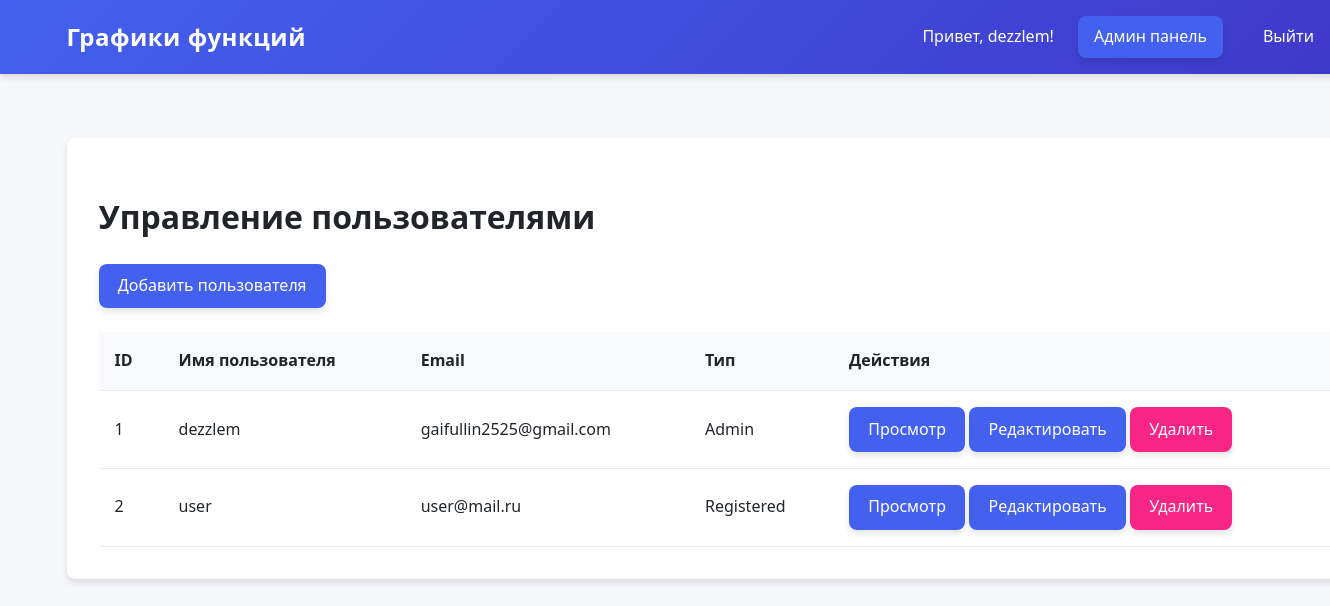
Page /admin-panel/users/ (signed in) on the earlier database version.
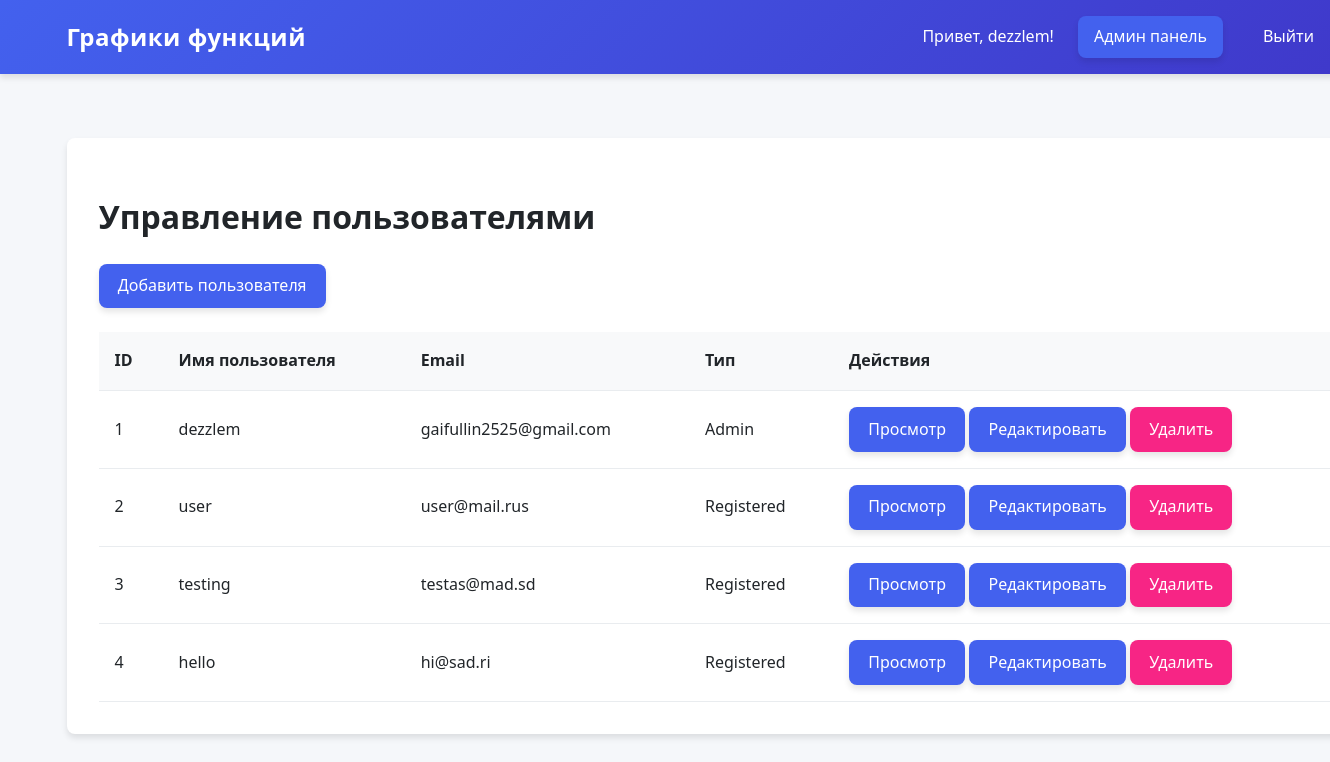
Same page on the later database version.
### graphs/models.py (models this page shows, shortened)
class CustomUser(AbstractUser):
    USER_TYPE_CHOICES = (
        ('admin', 'Admin'),
        ('registered', 'Registered'),
        ('guest', 'Guest'),
    )
    user_type = models.CharField(
        max_length=20,
        choices=USER_TYPE_CHOICES,
        default='registered'  # Установите registered по умолчанию
    )
    email = models.EmailField(unique=True)

### graphs/views.py (the view)
# urls.py: path('admin-panel/users/', views.user_list, name='user_list'),
@login_required
@user_passes_test(is_admin)
def user_list(request):
    users = CustomUser.objects.all()
    return render(request, 'graphs/user_list.html', {'users': users})

### graphs/views.py (called while the page is built)
def is_admin(user):
    return user.user_type == 'admin'

### templates/graphs/user_list.html
{% extends 'graphs/base.html' %}
{% block content %}
<div class="user-management">
    <h1>Управление пользователями</h1>
    <a href="{% url 'add_user' %}" class="btn">Добавить пользователя</a>
    <table class="user-table">
        <thead>
            <tr>
                <th>ID</th>
                <th>Имя пользователя</th>
                <th>Email</th>
                <th>Тип</th>
                <th>Действия</th>
            </tr>
        </thead>
        <tbody>
            {% for user in users %}
            <tr>
                <td>{{ user.id }}</td>
                <td>{{ user.username }}</td>
                <td>{{ user.email }}</td>
                <td>{{ user.get_user_type_display }}</td>
                <td>
                    <a href="{% url 'user_detail' user.pk %}" class="btn">Просмотр</a>
                    <a href="{% url 'edit_user' user.pk %}" class="btn">Редактировать</a>
                    <a href="{% url 'delete_user' user.pk %}" class="btn btn-danger">Удалить</a>
                </td>
            </tr>
            {% endfor %}
        </tbody>
    </table>
</div>
{% endblock %}

### templates/graphs/base.html (shortened to what this page needs)
<!DOCTYPE html>
<html lang="ru">
<head>
</head>
<body>
    <nav class="navbar">
    <a href="{% url 'graph_list' %}" class="navbar-brand">Графики функций</a>
    <div class="nav-links">
        {% if user.is_authenticated %}
            <span style="color: white;">Привет, {{ user.username }}!</span>
            {% if user.user_type == 'admin' %}
                <a href="{% url 'user_list' %}" class="btn">Админ панель</a>
            {% endif %}
            <a href="{% url 'logout' %}">Выйти</a>
        {% else %}
            <div class="auth-links">
                <a href="{% url 'login' %}">Вход</a>
                <a href="{% url 'register' %}">Регистрация</a>
            </div>
        {% endif %}
    </div>
</nav>
    <main>
        {% block content %}{% endblock %}
    </main>
</body>
</html>

Differences in the rows shown:
changed CustomUser "user": email "user@mail.ru" → "user@mail.rus"
added CustomUser: id "3", username "testing", email "testas@mad.sd", user_type "Registered"
added CustomUser: id "4", username "hello", email "hi@sad.ri", user_type "Registered"
